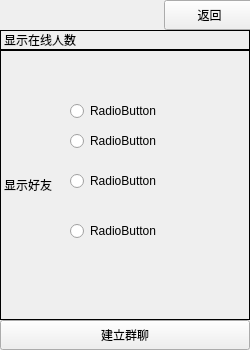
<?xml version="1.0" encoding="UTF-8"?>
<ui version="4.0">
 <class>creatGroup</class>
 <widget class="QWidget" name="creatGroup">
  <property name="geometry">
   <rect>
    <x>0</x>
    <y>0</y>
    <width>250</width>
    <height>350</height>
   </rect>
  </property>
  <property name="windowTitle">
   <string>Form</string>
  </property>
  <widget class="QPushButton" name="backBtn">
   <property name="geometry">
    <rect>
     <x>164</x>
     <y>0</y>
     <width>91</width>
     <height>30</height>
    </rect>
   </property>
   <property name="text">
    <string>返回</string>
   </property>
  </widget>
  <widget class="QLabel" name="numShowBtn">
   <property name="geometry">
    <rect>
     <x>0</x>
     <y>30</y>
     <width>250</width>
     <height>20</height>
    </rect>
   </property>
   <property name="frameShape">
    <enum>QFrame::Box</enum>
   </property>
   <property name="text">
    <string>显示在线人数</string>
   </property>
  </widget>
  <widget class="QLabel" name="numberShowBtn">
   <property name="geometry">
    <rect>
     <x>0</x>
     <y>50</y>
     <width>250</width>
     <height>270</height>
    </rect>
   </property>
   <property name="frameShape">
    <enum>QFrame::Panel</enum>
   </property>
   <property name="text">
    <string>显示好友</string>
   </property>
  </widget>
  <widget class="QPushButton" name="creatBtn">
   <property name="geometry">
    <rect>
     <x>0</x>
     <y>320</y>
     <width>250</width>
     <height>30</height>
    </rect>
   </property>
   <property name="text">
    <string>建立群聊</string>
   </property>
  </widget>
  <widget class="QRadioButton" name="radioButton">
   <property name="geometry">
    <rect>
     <x>70</x>
     <y>100</y>
     <width>97</width>
     <height>22</height>
    </rect>
   </property>
   <property name="text">
    <string>RadioButton</string>
   </property>
  </widget>
  <widget class="QRadioButton" name="radioButton_2">
   <property name="geometry">
    <rect>
     <x>70</x>
     <y>130</y>
     <width>97</width>
     <height>22</height>
    </rect>
   </property>
   <property name="text">
    <string>RadioButton</string>
   </property>
  </widget>
  <widget class="QRadioButton" name="radioButton_3">
   <property name="geometry">
    <rect>
     <x>70</x>
     <y>170</y>
     <width>97</width>
     <height>22</height>
    </rect>
   </property>
   <property name="text">
    <string>RadioButton</string>
   </property>
  </widget>
  <widget class="QRadioButton" name="radioButton_4">
   <property name="geometry">
    <rect>
     <x>70</x>
     <y>220</y>
     <width>97</width>
     <height>22</height>
    </rect>
   </property>
   <property name="text">
    <string>RadioButton</string>
   </property>
  </widget>
 </widget>
 <resources/>
 <connections/>
</ui>
